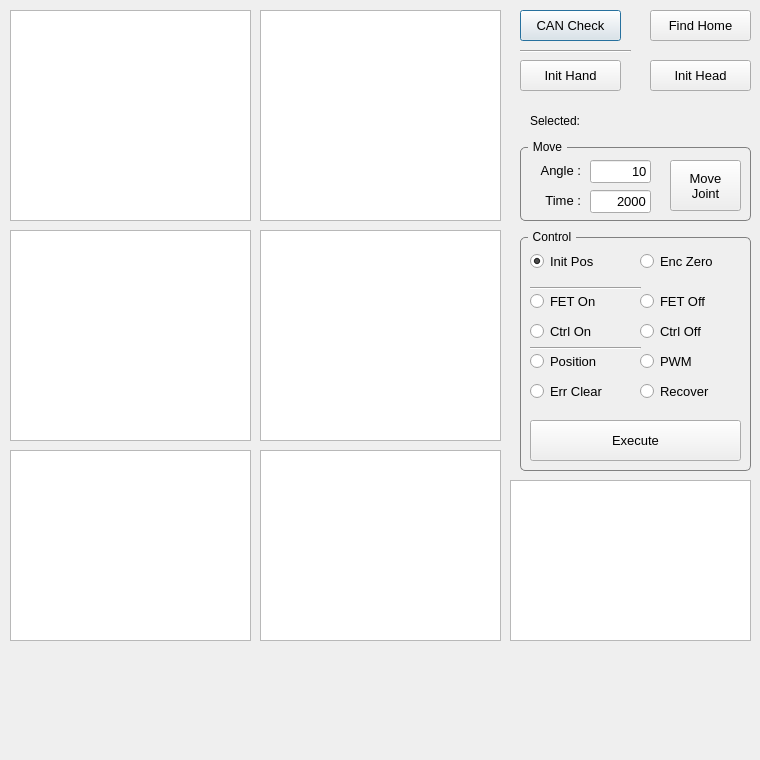
<?xml version="1.0" encoding="UTF-8"?>
<ui version="4.0">
 <class>SettingDialog</class>
 <widget class="QDialog" name="SettingDialog">
  <property name="geometry">
   <rect>
    <x>0</x>
    <y>0</y>
    <width>760</width>
    <height>760</height>
   </rect>
  </property>
  <property name="windowTitle">
   <string>Dialog</string>
  </property>
  <widget class="QTableWidget" name="TW_0">
   <property name="geometry">
    <rect>
     <x>10</x>
     <y>10</y>
     <width>241</width>
     <height>211</height>
    </rect>
   </property>
  </widget>
  <widget class="QTableWidget" name="TW_1">
   <property name="geometry">
    <rect>
     <x>260</x>
     <y>10</y>
     <width>241</width>
     <height>211</height>
    </rect>
   </property>
  </widget>
  <widget class="QTableWidget" name="TW_2">
   <property name="geometry">
    <rect>
     <x>10</x>
     <y>230</y>
     <width>241</width>
     <height>211</height>
    </rect>
   </property>
   <property name="selectionMode">
    <enum>QAbstractItemView::SingleSelection</enum>
   </property>
   <property name="selectionBehavior">
    <enum>QAbstractItemView::SelectRows</enum>
   </property>
  </widget>
  <widget class="QTableWidget" name="TW_3">
   <property name="geometry">
    <rect>
     <x>260</x>
     <y>230</y>
     <width>241</width>
     <height>211</height>
    </rect>
   </property>
  </widget>
  <widget class="QLabel" name="LB_SELECTED">
   <property name="geometry">
    <rect>
     <x>530</x>
     <y>110</y>
     <width>121</width>
     <height>21</height>
    </rect>
   </property>
   <property name="text">
    <string>Selected: </string>
   </property>
  </widget>
  <widget class="QPushButton" name="BTN_CAN_CHECK">
   <property name="geometry">
    <rect>
     <x>520</x>
     <y>10</y>
     <width>101</width>
     <height>31</height>
    </rect>
   </property>
   <property name="font">
    <font>
     <pointsize>10</pointsize>
    </font>
   </property>
   <property name="text">
    <string>CAN Check</string>
   </property>
  </widget>
  <widget class="QPushButton" name="BTN_FIND_HOME">
   <property name="geometry">
    <rect>
     <x>650</x>
     <y>10</y>
     <width>101</width>
     <height>31</height>
    </rect>
   </property>
   <property name="font">
    <font>
     <pointsize>10</pointsize>
    </font>
   </property>
   <property name="text">
    <string>Find Home</string>
   </property>
  </widget>
  <widget class="QGroupBox" name="groupBox_2">
   <property name="geometry">
    <rect>
     <x>520</x>
     <y>140</y>
     <width>231</width>
     <height>81</height>
    </rect>
   </property>
   <property name="styleSheet">
    <string notr="true">QGroupBox {
    border: 1px solid gray;
    border-radius: 5px;
    margin-top: 7px;
}

QGroupBox::title {
    subcontrol-origin: margin;
    left: 8px;
    padding: 0 3px 0 3px;
}

</string>
   </property>
   <property name="title">
    <string>Move</string>
   </property>
   <widget class="QPushButton" name="BTN_MOVE_JOINT">
    <property name="geometry">
     <rect>
      <x>150</x>
      <y>20</y>
      <width>71</width>
      <height>51</height>
     </rect>
    </property>
    <property name="font">
     <font>
      <pointsize>10</pointsize>
     </font>
    </property>
    <property name="text">
     <string>Move
Joint</string>
    </property>
   </widget>
   <widget class="QLabel" name="label_2">
    <property name="geometry">
     <rect>
      <x>10</x>
      <y>50</y>
      <width>51</width>
      <height>21</height>
     </rect>
    </property>
    <property name="font">
     <font>
      <pointsize>10</pointsize>
     </font>
    </property>
    <property name="text">
     <string>Time :</string>
    </property>
    <property name="alignment">
     <set>Qt::AlignRight|Qt::AlignTrailing|Qt::AlignVCenter</set>
    </property>
   </widget>
   <widget class="QLineEdit" name="LE_MOVE_DEGREE">
    <property name="geometry">
     <rect>
      <x>70</x>
      <y>20</y>
      <width>61</width>
      <height>23</height>
     </rect>
    </property>
    <property name="font">
     <font>
      <pointsize>10</pointsize>
     </font>
    </property>
    <property name="text">
     <string>10</string>
    </property>
    <property name="alignment">
     <set>Qt::AlignRight|Qt::AlignTrailing|Qt::AlignVCenter</set>
    </property>
   </widget>
   <widget class="QLineEdit" name="LE_MOVE_TIME">
    <property name="geometry">
     <rect>
      <x>70</x>
      <y>50</y>
      <width>61</width>
      <height>23</height>
     </rect>
    </property>
    <property name="font">
     <font>
      <pointsize>10</pointsize>
     </font>
    </property>
    <property name="text">
     <string>2000</string>
    </property>
    <property name="alignment">
     <set>Qt::AlignRight|Qt::AlignTrailing|Qt::AlignVCenter</set>
    </property>
   </widget>
   <widget class="QLabel" name="label">
    <property name="geometry">
     <rect>
      <x>10</x>
      <y>20</y>
      <width>51</width>
      <height>21</height>
     </rect>
    </property>
    <property name="font">
     <font>
      <pointsize>10</pointsize>
     </font>
    </property>
    <property name="text">
     <string>Angle :</string>
    </property>
    <property name="alignment">
     <set>Qt::AlignRight|Qt::AlignTrailing|Qt::AlignVCenter</set>
    </property>
   </widget>
  </widget>
  <widget class="Line" name="line">
   <property name="geometry">
    <rect>
     <x>520</x>
     <y>43</y>
     <width>111</width>
     <height>16</height>
    </rect>
   </property>
   <property name="orientation">
    <enum>Qt::Horizontal</enum>
   </property>
  </widget>
  <widget class="QGroupBox" name="groupBox">
   <property name="geometry">
    <rect>
     <x>520</x>
     <y>230</y>
     <width>231</width>
     <height>241</height>
    </rect>
   </property>
   <property name="styleSheet">
    <string notr="true">QGroupBox {
    border: 1px solid gray;
    border-radius: 5px;
    margin-top: 7px;
}

QGroupBox::title {
    subcontrol-origin: margin;
    left: 8px;
    padding: 0 3px 0 3px;
}

</string>
   </property>
   <property name="title">
    <string>Control</string>
   </property>
   <widget class="QPushButton" name="BTN_EXECUTE_COMMAND">
    <property name="geometry">
     <rect>
      <x>10</x>
      <y>190</y>
      <width>211</width>
      <height>41</height>
     </rect>
    </property>
    <property name="font">
     <font>
      <pointsize>10</pointsize>
     </font>
    </property>
    <property name="text">
     <string>Execute</string>
    </property>
   </widget>
   <widget class="QRadioButton" name="RB_MODE_POS">
    <property name="geometry">
     <rect>
      <x>10</x>
      <y>120</y>
      <width>91</width>
      <height>22</height>
     </rect>
    </property>
    <property name="font">
     <font>
      <pointsize>10</pointsize>
     </font>
    </property>
    <property name="text">
     <string>Position</string>
    </property>
   </widget>
   <widget class="QRadioButton" name="RB_MODE_PWM">
    <property name="geometry">
     <rect>
      <x>120</x>
      <y>120</y>
      <width>91</width>
      <height>22</height>
     </rect>
    </property>
    <property name="font">
     <font>
      <pointsize>10</pointsize>
     </font>
    </property>
    <property name="text">
     <string>PWM</string>
    </property>
   </widget>
   <widget class="QRadioButton" name="RB_INIT_POS">
    <property name="geometry">
     <rect>
      <x>10</x>
      <y>20</y>
      <width>91</width>
      <height>22</height>
     </rect>
    </property>
    <property name="font">
     <font>
      <pointsize>10</pointsize>
     </font>
    </property>
    <property name="text">
     <string>Init Pos</string>
    </property>
    <property name="checked">
     <bool>true</bool>
    </property>
   </widget>
   <widget class="QRadioButton" name="RB_ENC_ZERO">
    <property name="geometry">
     <rect>
      <x>120</x>
      <y>20</y>
      <width>91</width>
      <height>22</height>
     </rect>
    </property>
    <property name="font">
     <font>
      <pointsize>10</pointsize>
     </font>
    </property>
    <property name="text">
     <string>Enc Zero</string>
    </property>
   </widget>
   <widget class="QRadioButton" name="RB_FET_OFF">
    <property name="geometry">
     <rect>
      <x>120</x>
      <y>60</y>
      <width>91</width>
      <height>22</height>
     </rect>
    </property>
    <property name="font">
     <font>
      <pointsize>10</pointsize>
     </font>
    </property>
    <property name="text">
     <string>FET Off</string>
    </property>
   </widget>
   <widget class="QRadioButton" name="RB_FET_ON">
    <property name="geometry">
     <rect>
      <x>10</x>
      <y>60</y>
      <width>91</width>
      <height>22</height>
     </rect>
    </property>
    <property name="font">
     <font>
      <pointsize>10</pointsize>
     </font>
    </property>
    <property name="text">
     <string>FET On</string>
    </property>
   </widget>
   <widget class="QRadioButton" name="RB_CTRL_OFF">
    <property name="geometry">
     <rect>
      <x>120</x>
      <y>90</y>
      <width>91</width>
      <height>22</height>
     </rect>
    </property>
    <property name="font">
     <font>
      <pointsize>10</pointsize>
     </font>
    </property>
    <property name="text">
     <string>Ctrl Off</string>
    </property>
   </widget>
   <widget class="QRadioButton" name="RB_CTRL_ON">
    <property name="geometry">
     <rect>
      <x>10</x>
      <y>90</y>
      <width>91</width>
      <height>22</height>
     </rect>
    </property>
    <property name="font">
     <font>
      <pointsize>10</pointsize>
     </font>
    </property>
    <property name="text">
     <string>Ctrl On</string>
    </property>
   </widget>
   <widget class="Line" name="line_3">
    <property name="geometry">
     <rect>
      <x>10</x>
      <y>50</y>
      <width>111</width>
      <height>16</height>
     </rect>
    </property>
    <property name="orientation">
     <enum>Qt::Horizontal</enum>
    </property>
   </widget>
   <widget class="Line" name="line_4">
    <property name="geometry">
     <rect>
      <x>10</x>
      <y>110</y>
      <width>111</width>
      <height>16</height>
     </rect>
    </property>
    <property name="orientation">
     <enum>Qt::Horizontal</enum>
    </property>
   </widget>
   <widget class="QRadioButton" name="RB_ERROR_CLEAR">
    <property name="geometry">
     <rect>
      <x>10</x>
      <y>150</y>
      <width>91</width>
      <height>22</height>
     </rect>
    </property>
    <property name="font">
     <font>
      <pointsize>10</pointsize>
     </font>
    </property>
    <property name="text">
     <string>Err Clear</string>
    </property>
   </widget>
   <widget class="QRadioButton" name="RB_JOINT_RECOVER">
    <property name="geometry">
     <rect>
      <x>120</x>
      <y>150</y>
      <width>91</width>
      <height>22</height>
     </rect>
    </property>
    <property name="font">
     <font>
      <pointsize>10</pointsize>
     </font>
    </property>
    <property name="text">
     <string>Recover</string>
    </property>
   </widget>
  </widget>
  <widget class="QTableWidget" name="TW_4">
   <property name="geometry">
    <rect>
     <x>510</x>
     <y>480</y>
     <width>241</width>
     <height>161</height>
    </rect>
   </property>
  </widget>
  <widget class="QTableWidget" name="TW_5">
   <property name="geometry">
    <rect>
     <x>10</x>
     <y>450</y>
     <width>241</width>
     <height>191</height>
    </rect>
   </property>
  </widget>
  <widget class="QTableWidget" name="TW_6">
   <property name="geometry">
    <rect>
     <x>260</x>
     <y>450</y>
     <width>241</width>
     <height>191</height>
    </rect>
   </property>
  </widget>
  <widget class="QPushButton" name="BTN_INIT_HAND">
   <property name="geometry">
    <rect>
     <x>520</x>
     <y>60</y>
     <width>101</width>
     <height>31</height>
    </rect>
   </property>
   <property name="font">
    <font>
     <pointsize>10</pointsize>
    </font>
   </property>
   <property name="text">
    <string>Init Hand</string>
   </property>
  </widget>
  <widget class="QPushButton" name="BTN_INIT_HEAD">
   <property name="geometry">
    <rect>
     <x>650</x>
     <y>60</y>
     <width>101</width>
     <height>31</height>
    </rect>
   </property>
   <property name="font">
    <font>
     <pointsize>10</pointsize>
    </font>
   </property>
   <property name="text">
    <string>Init Head</string>
   </property>
  </widget>
 </widget>
 <resources/>
 <connections/>
</ui>
